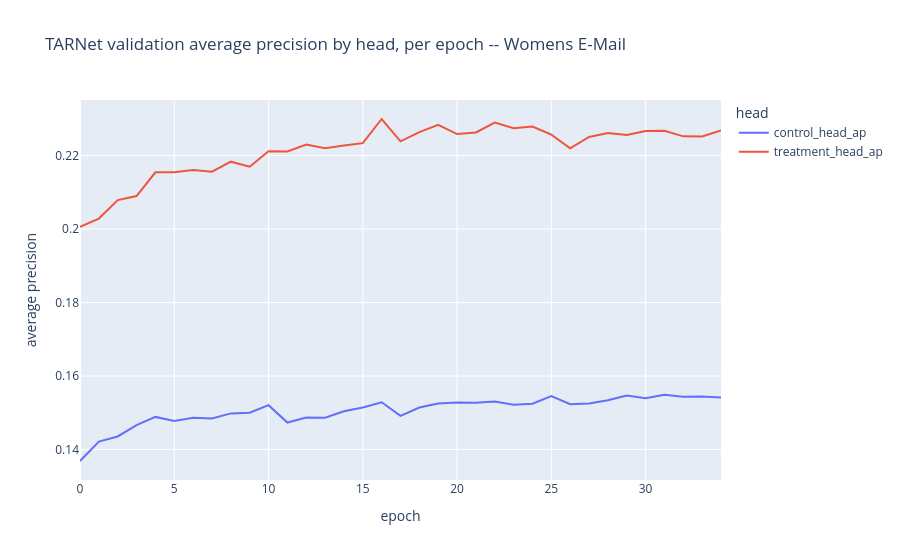

The code cell stored with this chart in its notebook:
### Code cell
womens_ap_df = _tarnet_ap_curve_df(womens_tarnet.history_)

px.line(
    womens_ap_df, x="epoch", y=["control_head_ap", "treatment_head_ap"],
    title="TARNet validation average precision by head, per epoch -- Womens E-Mail",
    labels={"value": "average precision", "variable": "head"},
).show()

### Figure 1 — Plotly figure (JSON) as saved in the notebook; plotly's stock layout.template omitted (floating-point values rounded to 4 significant figures)
{"data": [{"hovertemplate": "head=control_head_ap<br>epoch=%{x}<br>average precision=%{y}<extra></extra>", "legendgroup": "control_head_ap", "line": {"color": "#636efa", "dash": "solid"}, "marker": {"symbol": "circle"}, "mode": "lines", "name": "control_head_ap", "orientation": "v", "showlegend": true, "type": "scatter", "x": [0, 1, 2, 3, 4, 5, 6, 7, 8, 9, 10, 11, 12, 13, 14, 15, 16, 17, 18, 19, 20, 21, 22, 23, 24, 25, 26, 27, 28, 29, 30, 31, 32, 33, 34], "xaxis": "x", "y": [0.1369, 0.1422, 0.1436, 0.1467, 0.1489, 0.1478, 0.1487, 0.1485, 0.1498, 0.15, 0.1521, 0.1474, 0.1487, 0.1487, 0.1504, 0.1515, 0.1529, 0.1492, 0.1514, 0.1525, 0.1528, 0.1527, 0.153, 0.1522, 0.1525, 0.1546, 0.1523, 0.1525, 0.1534, 0.1547, 0.154, 0.1549, 0.1544, 0.1544, 0.1542], "yaxis": "y"}, {"hovertemplate": "head=treatment_head_ap<br>epoch=%{x}<br>average precision=%{y}<extra></extra>", "legendgroup": "treatment_head_ap", "line": {"color": "#EF553B", "dash": "solid"}, "marker": {"symbol": "circle"}, "mode": "lines", "name": "treatment_head_ap", "orientation": "v", "showlegend": true, "type": "scatter", "x": [0, 1, 2, 3, 4, 5, 6, 7, 8, 9, 10, 11, 12, 13, 14, 15, 16, 17, 18, 19, 20, 21, 22, 23, 24, 25, 26, 27, 28, 29, 30, 31, 32, 33, 34], "xaxis": "x", "y": [0.2006, 0.2028, 0.2079, 0.209, 0.2154, 0.2154, 0.2161, 0.2156, 0.2183, 0.2169, 0.2211, 0.2211, 0.2229, 0.2219, 0.2227, 0.2233, 0.2299, 0.2238, 0.2264, 0.2283, 0.2258, 0.2262, 0.229, 0.2274, 0.2279, 0.2257, 0.222, 0.225, 0.2261, 0.2256, 0.2267, 0.2267, 0.2252, 0.2252, 0.2268], "yaxis": "y"}], "layout": {"legend": {"title": {"text": "head"}, "tracegroupgap": 0}, "title": {"text": "TARNet validation average precision by head, per epoch -- Womens E-Mail"}, "xaxis": {"anchor": "y", "domain": [0, 1], "title": {"text": "epoch"}}, "yaxis": {"anchor": "x", "domain": [0, 1], "title": {"text": "average precision"}}}}
